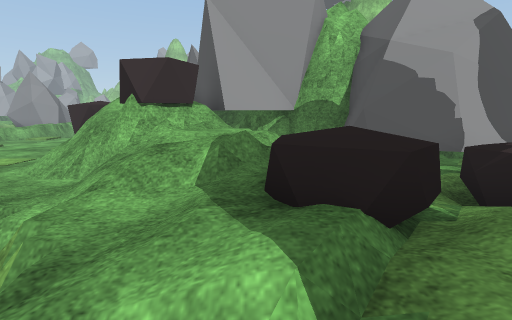
view 1 (above)

24 first-person views from a walk through a scene from a Unity 3-D project. The camera is 1.2 m above the floor, tilts 10° down and sees 85° across. The floor is counted in squares, 1 m on a side. Each view is taken from the middle of a square. On the plan, view 1 faces up. The plan holds only what a view shows up to about 13 squares ahead; the rest is blank. The place goes on beyond the plan. Some surface patterns are stand-ins.

view 2
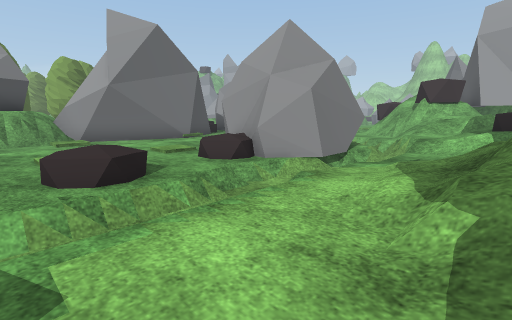

view 3
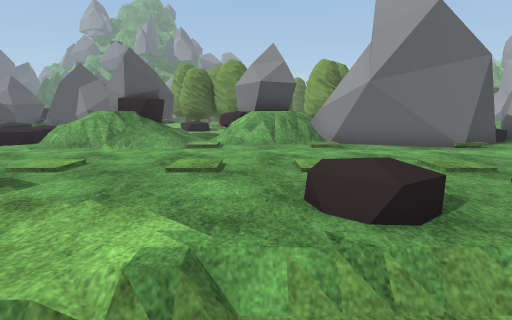

view 4
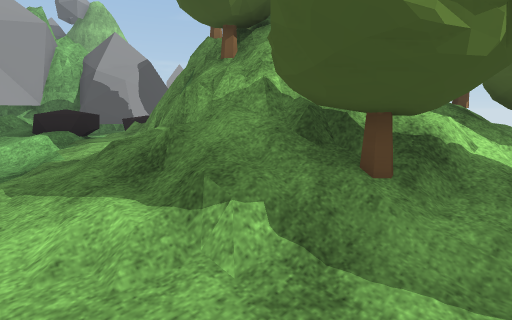

view 5
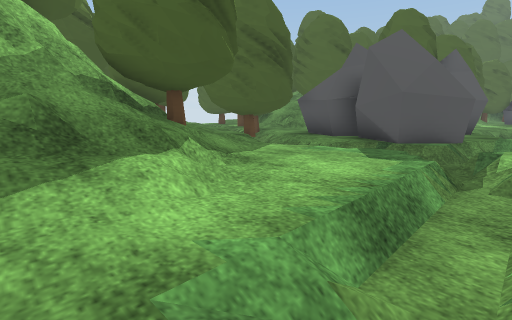

view 6
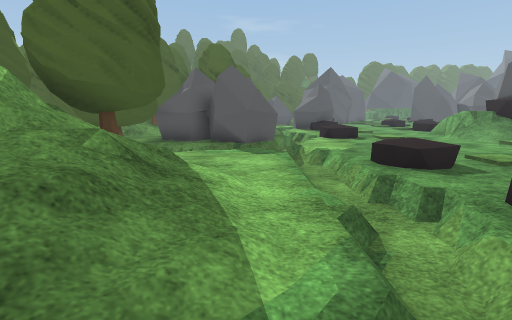

view 7
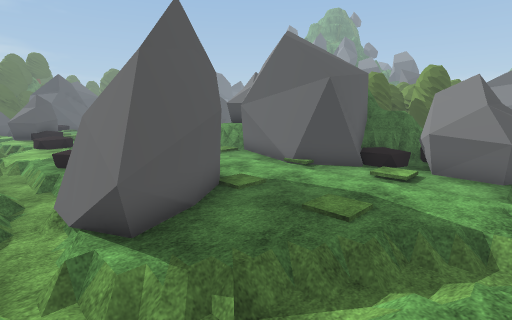

view 8
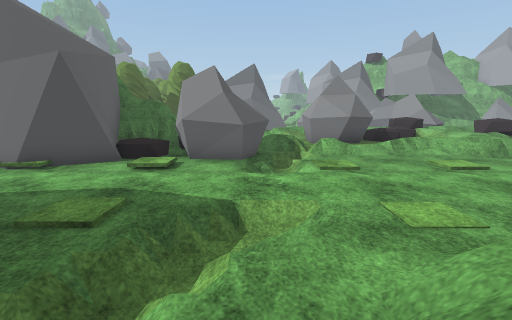

view 9
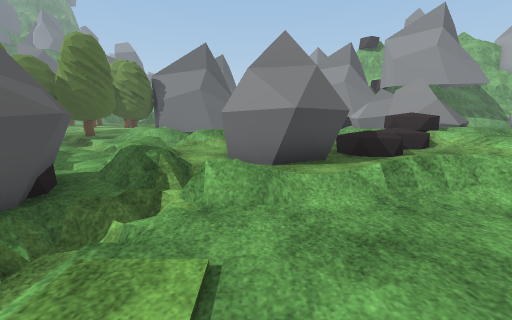

view 10
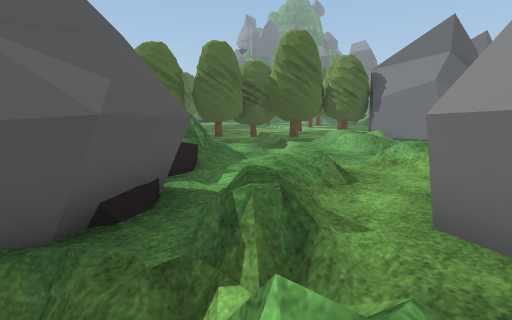

view 11
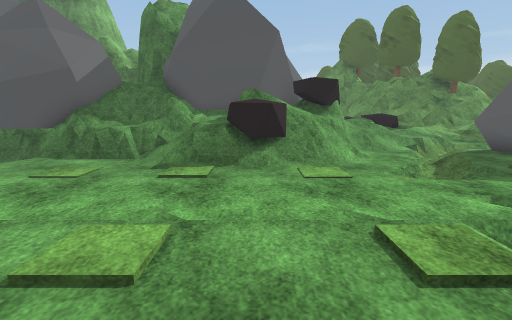

view 12
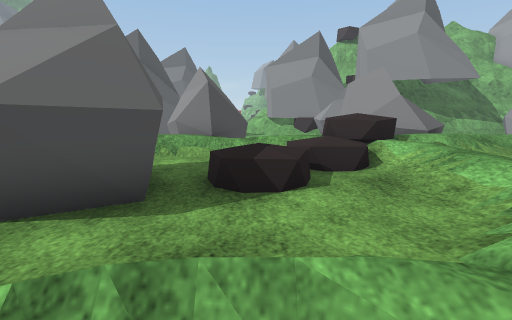

view 13
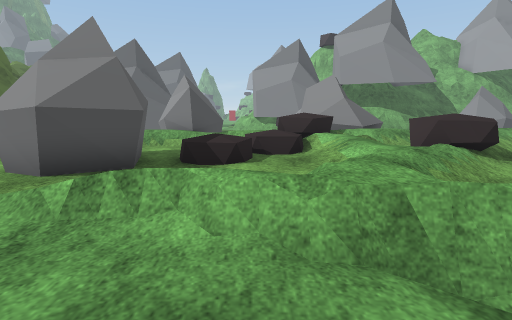

view 14
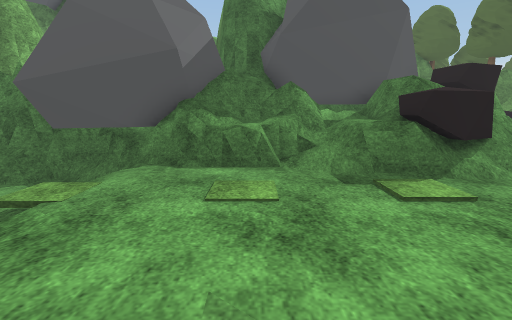

view 15
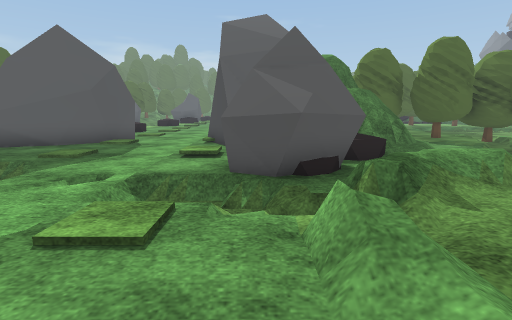

view 16
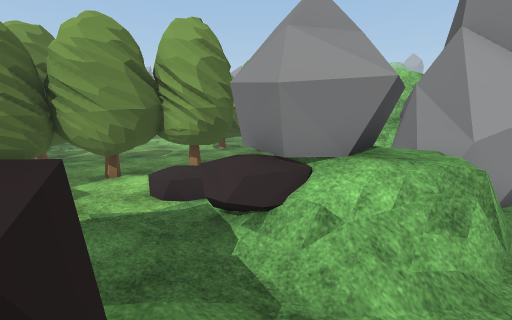

view 17
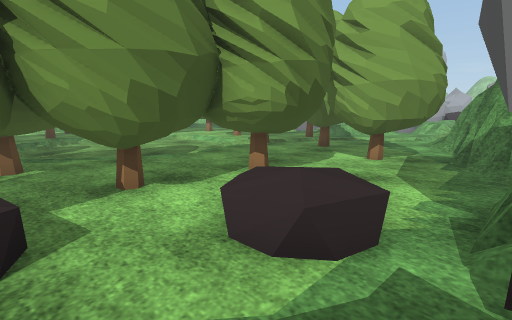

view 18
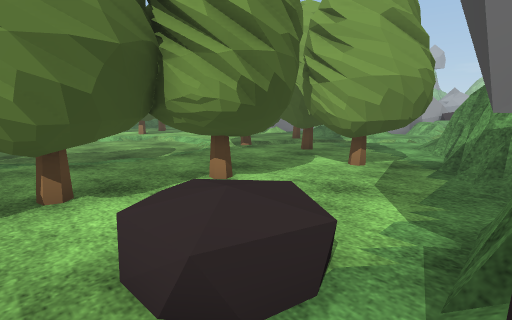

view 19
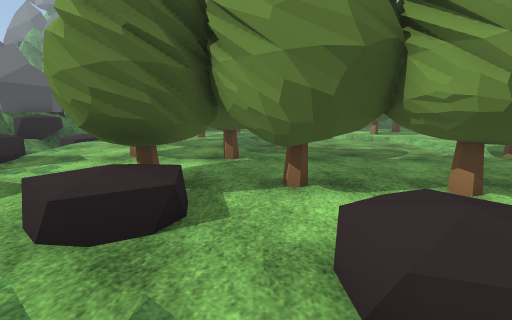

view 20
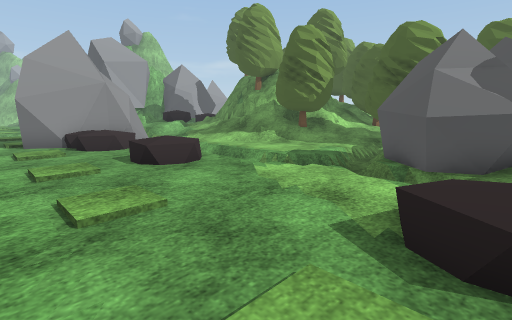

view 21
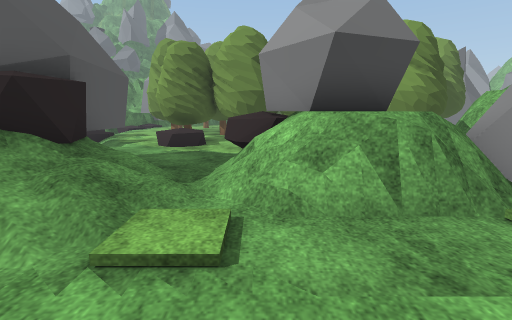

view 22
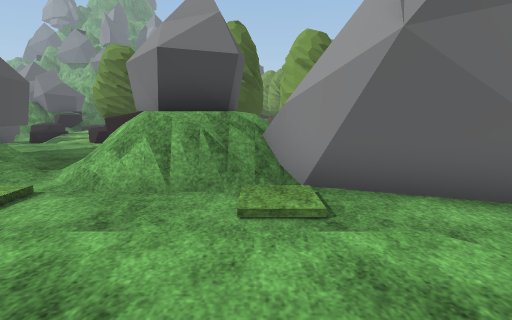

view 23
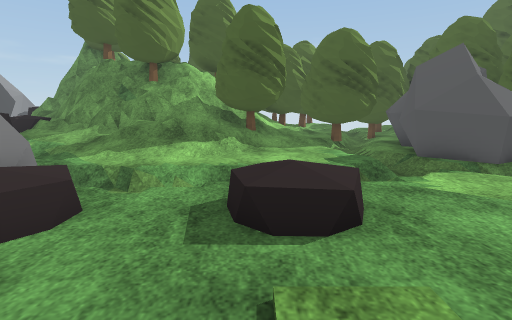

view 24
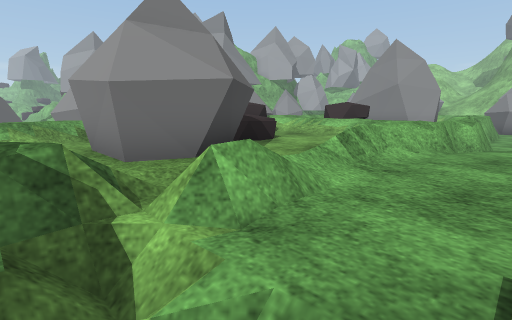

### Floor plan
Key: @ floor where view 1 was taken; # wall or solid block; . main floor; : floor 0.25 m higher than the main floor; - floor 0.25 m lower than the main floor; + floor 0.5 m higher than the main floor; * floor 1 m higher than the main floor; % floor 1.25 m higher than the main floor; & floor 1.75 m higher than the main floor; / step, stairs or slope; = window, fence, low wall or low ledge; ^ raised ledge; R rock; T tree; O other object.
Columns run from 29 left of view 1 to 5 right of it. Each row starts with its distance up from view 1.
 17             ==        ---##
 16         RR  #= :+=   /.//##
 15         RR  ::+::= /.....R#
 14         RR=++++++//:....==###
 13          =//:::++......./*=##
 12          ////:::+.......//=R#
 11          =/:OO::+......./*#R#
 10        RRR/:::R:/..:.../=#=R
  9        RR//:RRRR/......=###R #
  8        R //:RRRR/......./&=#####
  7           //:RR::..:....//^^R ##R
  6           //:::+.///....//#^*/ RRRR
  5    R    /..////RRR//-.-...//// RRRR
  4    R    /..-../RRR.....--/////=#===
  3    R    /..-./ORRR.......-/++/====#
  2         //-//===RR//..:...////=+###
  1       TT.-/.=#^^#O.......RR///++##
  0       TTT/..#######...:R##R-.@+=#
 -1        T/...=#    #R...##RR-.//^#
 -2       TTTTT..#    #R..RRRRR////^#
 -3        T TTTT###  #R....OR-/://###
 -4   ---   TTTTT###R##...:.O.-////####
 -5  ------...TTT. =RRR/......-/./TTT=#
 -6 .------.. TT..RRRR//....+:-...TT %T
 -7 .----- .. TT..#RR#=...:.+:-....TT+T
 -8  ----- ..TTT+.#RR#=......./.....TTT
 -9  ----    TT.+:^R#O....:...//////T#
-10  ..-.. T TT......///.......//R//TT
-11   .... T TTO....////.......RRRRRR T
-12  O       TTO...R##//..:...-RRRRRR.T
-13  O     TT T...R ###=....O=  RRR  TT

Where each view was taken, in squares from view 1:
view 1: 0 up, 0 right, facing up
view 2: 8 down, 1 right, facing up-left
view 3: 8 down, 1 left, facing left
view 4: 7 down, 1 left, facing up-right
view 5: 3 down, 3 left, facing down-right
view 6: 0 up, 1 left, facing down
view 7: 5 up, 2 left, facing down-left
view 8: 5 up, 3 left, facing left
view 9: 8 up, 9 left, facing left
view 10: 8 up, 12 left, facing down-left
view 11: 9 up, 13 left, facing right
view 12: 11 up, 12 left, facing left
view 13: 12 up, 10 left, facing left
view 14: 13 up, 11 left, facing right
view 15: 10 up, 12 left, facing down
view 16: 12 down, 11 left, facing up-left
view 17: 11 down, 15 left, facing up-left
view 18: 10 down, 15 left, facing up-left
view 19: 10 down, 15 left, facing left
view 20: 13 down, 8 left, facing up-right
view 21: 9 down, 8 left, facing left
view 22: 6 down, 7 left, facing left
view 23: 6 down, 8 left, facing right
view 24: 6 up, 11 left, facing up-left
